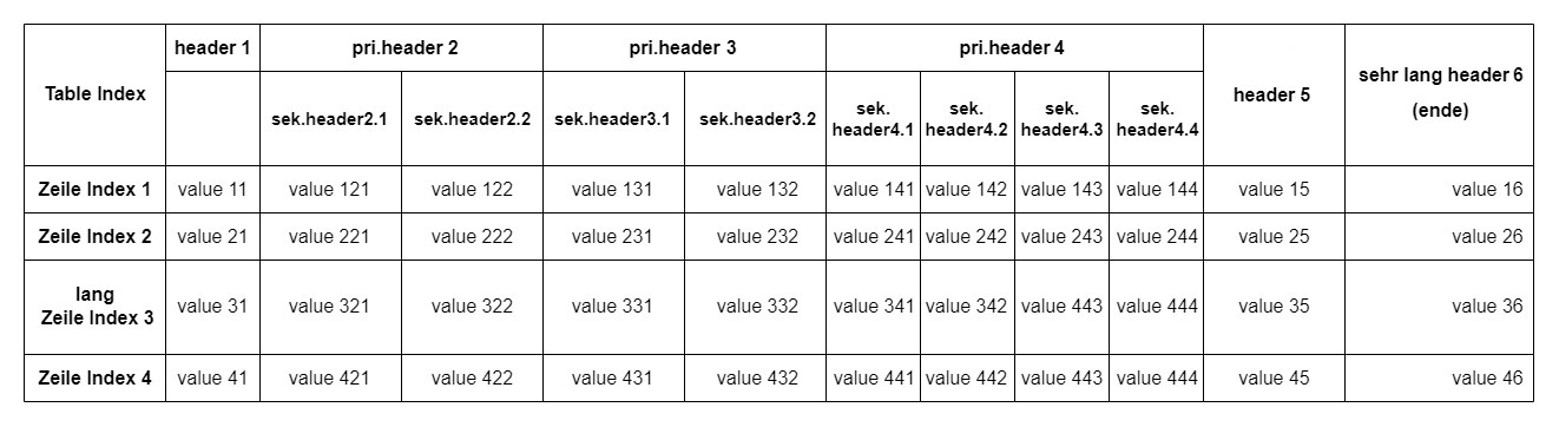
#> input picture Development/imageTest/ttt.jpg, 1559 x 427 px, found by its file name
$ python method2.py
#> lines starting #> are read from the running program, lines starting #| are printed output that depends on the picture; after the words box and inside, x2 and y2 are one past the last pixel; in counts of white or black regions, pixels touching at a corner belong together

def LSDGetLines(img, minLong):
    '''
    lines be marked by FLD

    - input 1: is a bina image
    - input 2: the min long of lines

    - output 1: is a new black image with same shape of input image, on it is the lines of image, location to location
                be used for DeleteLine
    - output 2: list of lines, [[x0,y0,x1,y1],[x2,y2,x3,y3],[...],[...],...], for tiltCorrection

    '''

    # make a new black image with the same shape of input img
    copy_image = np.zeros((img.shape[0], img.shape[1]))

    lsd = cv2.createLineSegmentDetector(0, scale=1)
    # get all the location of lines by FLD, if no line, dlines = None
    dlines = lsd.detect(img)
    # print(dlines)
    longLines = []
    if dlines is not None:
        for dline in dlines[0]:
            x0 = int(round(dline[0][0]))
            y0 = int(round(dline[0][1]))
            x1 = int(round(dline[0][2]))
            y1 = int(round(dline[0][3]))
            long = (y1-y0)*(y1-y0)+(x1-x0)*(x1-x0)
            if long >= minLong*minLong:
                # It is possible that the shorter lines are part of the letter, so filter out the longer lines.
                cv2.line(copy_image, (x0, y0), (x1, y1), color=255,
                         thickness=10, lineType=cv2.LINE_AA)  # draw the white line on black image
                longLines.append([x0, y0, x1, y1])

    if __name__ == "__main__":

        plt.imshow(img, cmap='gray')
        plt.axis('off')
        plt.savefig("47.svg", bbox_inches='tight',pad_inches = 0)
        plt.axis('off')
        plt.show()
        plt.imshow(copy_image, cmap="gray")
        plt.axis('off')
        plt.savefig("50.svg", bbox_inches='tight',pad_inches = 0)
        plt.axis('off')
        plt.show()

    return copy_image, longLines

def DeletLines(img):
    '''
    delet all the lines on image

    - input: gray image

    - output: bina image without lines

    '''
    img1 = cv2.adaptiveThreshold(
        img, 255, cv2.ADAPTIVE_THRESH_GAUSSIAN_C, cv2.THRESH_BINARY, 5, 15)
    # _, img1 = cv2.threshold(img, 0, 255, cv2.THRESH_BINARY|cv2.THRESH_OTSU)
    img2 = LSDGetLines(img1, minLong=18)[0]

    img_deletline = OrImage(img1, img2)

    return img_deletline

def OrImage(img1, img2):
    '''
    add two images, weiss + weiss = weiss, weiss + schwarz = weiss, schwarz + schwarz = schwarz

    '''
    img1 = np.array(img1, np.uint8)
    img2 = np.array(img2, np.uint8)
    kernel = cv2.getStructuringElement(cv2.MORPH_ELLIPSE, (5, 5))
    img2 = cv2.dilate(img2, kernel, iterations=1)
    img2 = cv2.erode(img2, kernel, iterations=1)  # closing
    image = cv2.bitwise_or(img1, img2)
    # bitwise_or the original img and the copy img with black lines
    # so can the lines on image be deleted

    return image

'''
dilate the words, then find contours to get ROI then infos in the cell
'''

### Die Funktionalität ist hier vollständig, aber noch nicht als Funktion gekapselt. ###

import cv2
import matplotlib.pyplot as plt
import numpy as np

gray_image = cv2.imread('Development\\imageTest\\ttt.jpg', 0)
#> gray_image is the input picture: shape (427, 1559); min 0, max 255, mean 238.9

plt.imshow(gray_image, cmap='gray')
plt.xticks([]), plt.yticks([])
plt.axis('off')
plt.savefig("100.svg", bbox_inches='tight',pad_inches = 0)
plt.show()

bina_image = DeletLines(gray_image)
#> in DeletLines, `img1 = cv2.adaptiveThreshold( img, 255, cv2.ADAPTIVE_THRESH_GAUSSIAN_C..`:
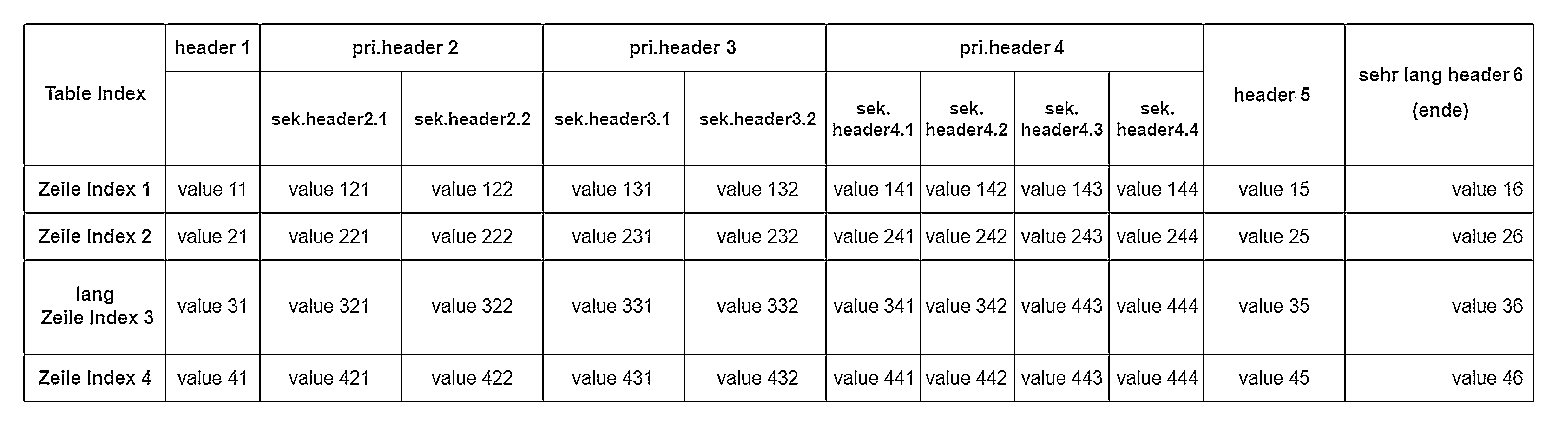
#> img1: shape (427, 1559); 93.3% white; black in thin lines or dots, all inside (x1, y1, x2, y2) = (23, 23, 1534, 402)
#> the loop in LSDGetLines, `for dline in dlines[0]:` made 270 passes
#> (dline, x0, y0, x1, y1, long) on passes 1 to 3: ([[26.5, 22.5, 162.5, 22.5]], 26, 22, 162, 22, 18496), ([[168.5, 22.5, 256.5, 22.5]], 168, 22, 256, 22, 7744), ([[262.5, 22.5, 539.5, 22.5]], 262, 22, 540, 22, 77284)
#> after the loop in LSDGetLines, `for dline in dlines[0]:`:
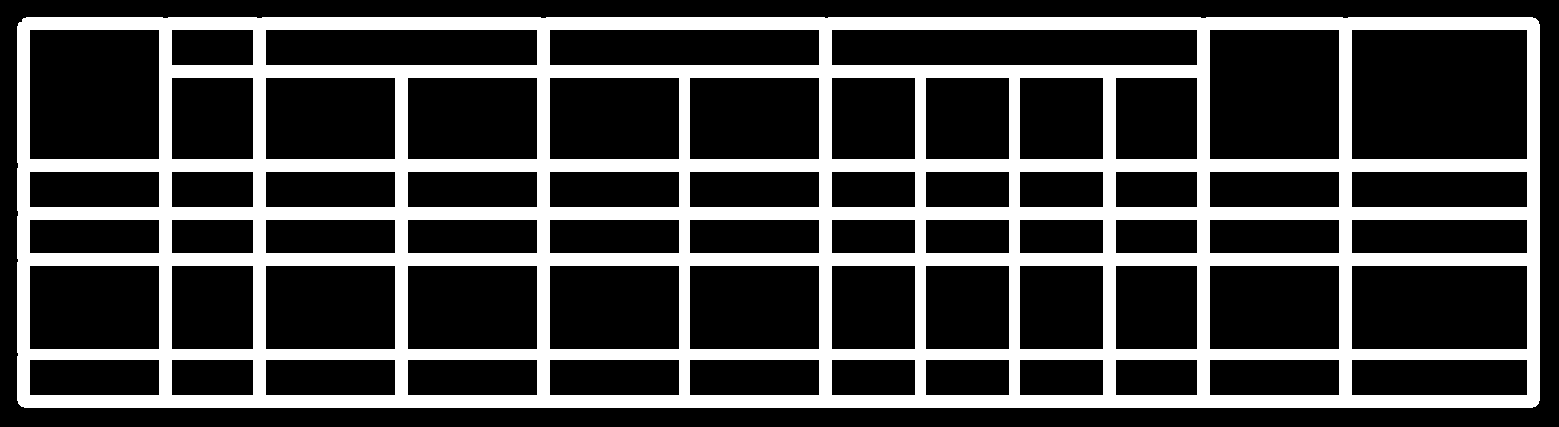
#> copy_image: shape (427, 1559) float64; 26.6% white; 1 white region, box (x1, y1, x2, y2) and area: (17, 17, 1540, 408) 176943
#> after the loop in LSDGetLines, `for dline in dlines[0]:`: longLines = 270 items, first 6: [26, 22, 162, 22], [168, 22, 256, 22], [262, 22, 540, 22], [546, 22, 824, 22], [828, 22, 1200, 22], [1206, 22, 1342, 22]
#> in OrImage, `kernel = cv2.getStructuringElement(cv2.MORPH_ELLIPSE, (5, 5))`: kernel = [[0, 0, 1, 0, 0], [1, 1, 1, 1, 1], [1, 1, 1, 1, 1], [1, 1, 1, 1, 1], [0, 0, 1, 0, 0]]
#> in OrImage, `img2 = cv2.dilate(img2, kernel, iterations=1)`:
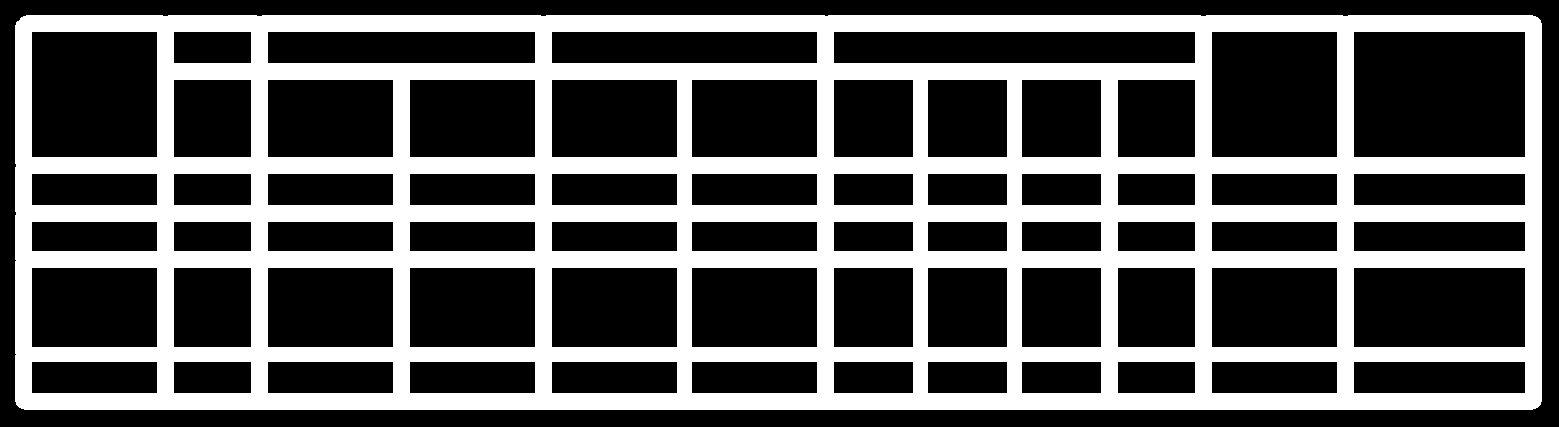
#> img2: shape (427, 1559); 34.3% white; 1 white region, box (x1, y1, x2, y2) and area: (15, 15, 1542, 410) 228662
#> in OrImage, `img2 = cv2.erode(img2, kernel, iterations=1)`: img2: shape (427, 1559); 26.7% white; 1 white region, box (x1, y1, x2, y2) and area: (17, 17, 1540, 408) 177456
#> in OrImage, `image = cv2.bitwise_or(img1, img2)`:
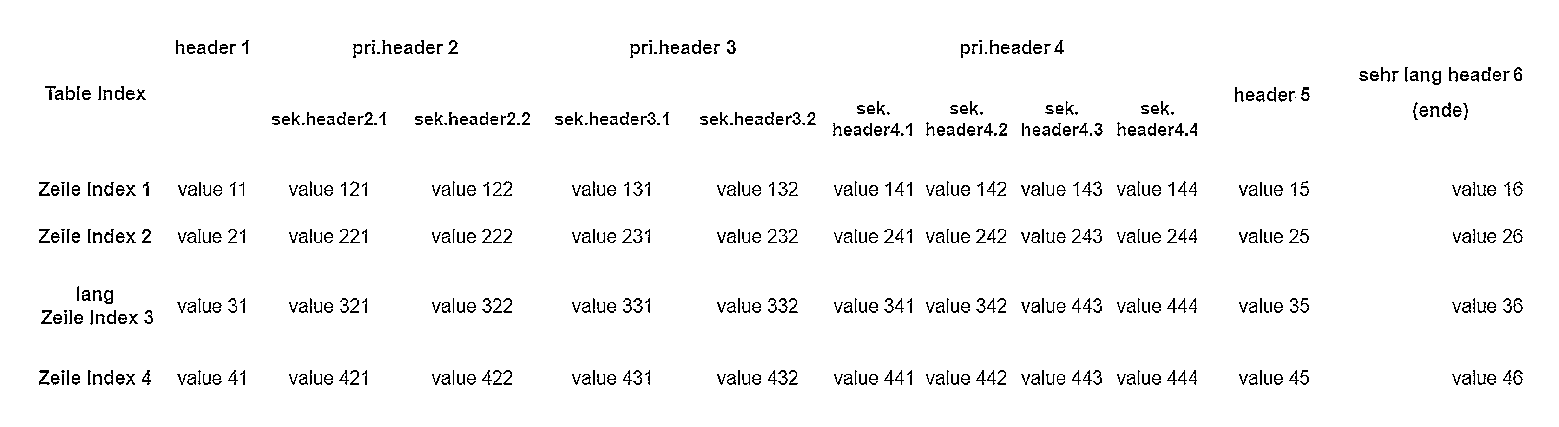
#> image: shape (427, 1559); 96.5% white; black in thin lines or dots, all inside (x1, y1, x2, y2) = (39, 40, 1523, 385)

plt.imshow(bina_image, cmap='gray')
plt.xticks([]), plt.yticks([])
plt.axis('off')
plt.savefig("108.svg", bbox_inches='tight',pad_inches = 0)
plt.show()

bina_image = cv2.bitwise_not(bina_image)
plt.imshow(bina_image, cmap='gray')
plt.xticks([]), plt.yticks([])
plt.axis('off')
plt.savefig("115.svg", bbox_inches='tight',pad_inches = 0)
plt.show()


kernel = cv2.getStructuringElement(cv2.MORPH_ELLIPSE,(19,9))
bina_image = cv2.dilate(bina_image,kernel,iterations = 1)
#> bina_image: shape (427, 1559); 19.3% white; 52 white regions, largest, box (x1, y1, x2, y2) and area: (691, 108, 1206, 140) 9515, (825, 294, 1206, 317) 7472, (825, 366, 1206, 389) 7416
kernel = cv2.getStructuringElement(cv2.MORPH_ELLIPSE,(19,9))
bina_image = cv2.erode(bina_image,kernel,iterations = 1)
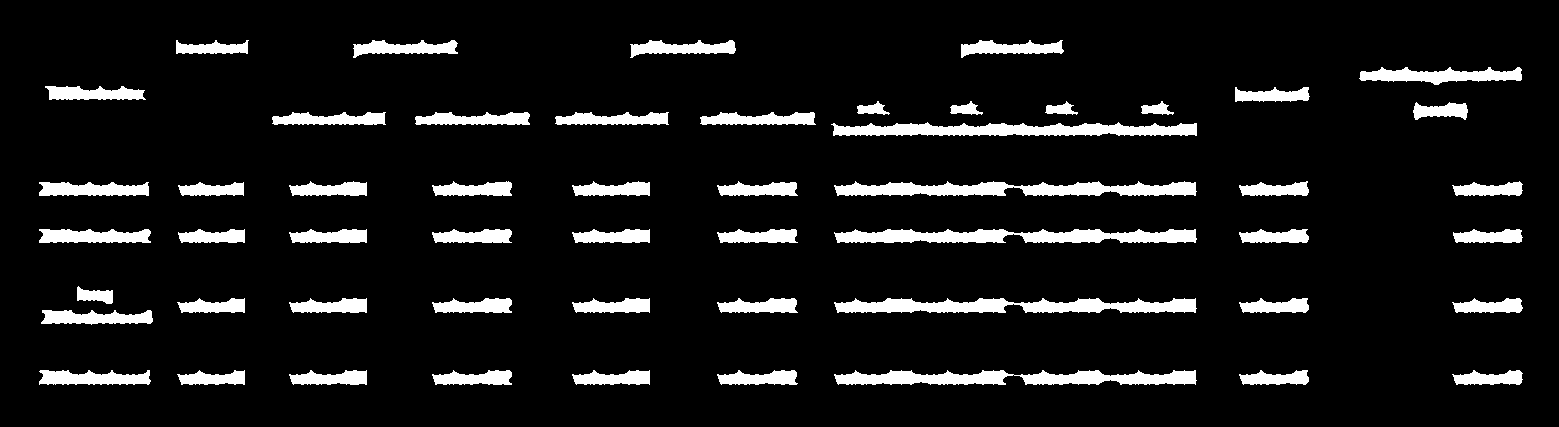
#> bina_image: shape (427, 1559); 9.2% white; 54 white regions
#kernel = cv2.getStructuringElement(cv2.MORPH_ELLIPSE,(10,10))
#bina_image = cv2.erode(bina_image,kernel,iterations = 1)

ret, bina_image = cv2.threshold(bina_image, 0, 255, cv2.THRESH_BINARY + cv2.THRESH_OTSU)
#> ret = 0

plt.imshow(bina_image, cmap='gray')
plt.xticks([]), plt.yticks([])
plt.axis('off')
plt.savefig("130.svg", bbox_inches='tight',pad_inches = 0)
plt.show()


contours, h = cv2.findContours(bina_image, cv2.RETR_CCOMP, cv2.CHAIN_APPROX_SIMPLE)
#> contours = 54 contours; largest, box (x1, y1, x2, y2) and area: (834, 298, 1197, 313) 3460, (834, 229, 1197, 243) 3436, (834, 181, 1197, 196) 3389, (834, 370, 1197, 385) 3380, (831, 122, 1197, 136) 3297; h = 54 rows, first 6: [1, -1, -1, -1], [2, 0, -1, -1], [3, 1, -1, -1], [4, 2, -1, -1], [5, 3, -1, -1], [6, 4, -1, -1]

color_image = cv2.cvtColor(bina_image, cv2.COLOR_GRAY2BGR)
#> color_image: shape (427, 1559, 3); 9.2% white; 54 white regions, largest, box (x1, y1, x2, y2) and area: (834, 298, 1197, 313) 3842, (834, 229, 1197, 243) 3814, (834, 181, 1197, 196) 3768

list_contours = []
for cnt in contours:
    x,y,w,h = cv2.boundingRect(cnt)
    if w>10 and h>10:

        list_contours.append((x,y,w,h))
        cv2.rectangle(color_image, (x,y), (x+w,y+h), color=(255, 0, 0), thickness=2)
        print((x,y,w,h))
#> this loop made 54 passes
#> (x, y, w, h) on passes 1 to 12: (1452, 370, 71, 15), (1239, 370, 70, 15), (834, 370, 363, 15), (717, 370, 81, 15), (572, 370, 78, 15), (432, 370, 80, 15), (289, 370, 78, 15), (177, 370, 68, 15), (39, 370, 112, 15), (41, 310, 112, 15), (1452, 298, 71, 15), (1239, 298, 70, 15)
#| (1452, 370, 71, 15)
#| (1239, 370, 70, 15)
#| (834, 370, 363, 15)
#| (717, 370, 81, 15)
#| (572, 370, 78, 15)
#| (432, 370, 80, 15)
#| (289, 370, 78, 15)
#| (177, 370, 68, 15)
#> (further printed lines are left out)
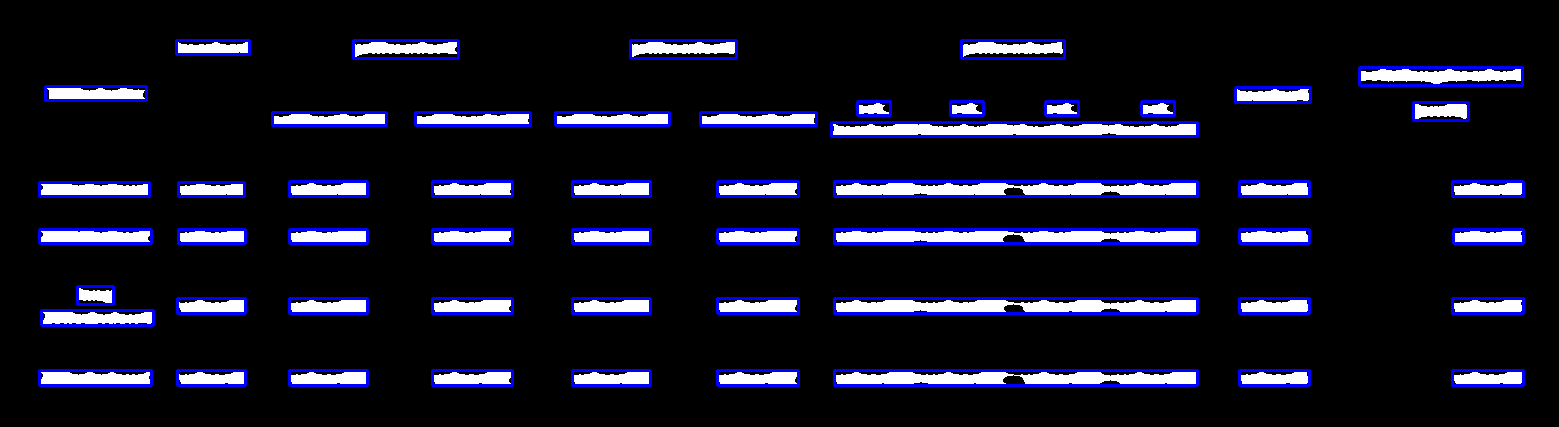
#> color_image: shape (427, 1559, 3); mean B, G, R 36.5, 21.5, 21.5

plt.imshow(color_image, cmap='gray')
plt.xticks([]), plt.yticks([])
plt.axis('off')
plt.savefig("130.svg", bbox_inches='tight',pad_inches = 0)
plt.show()

# [33 lines of commented-out code are left out]
